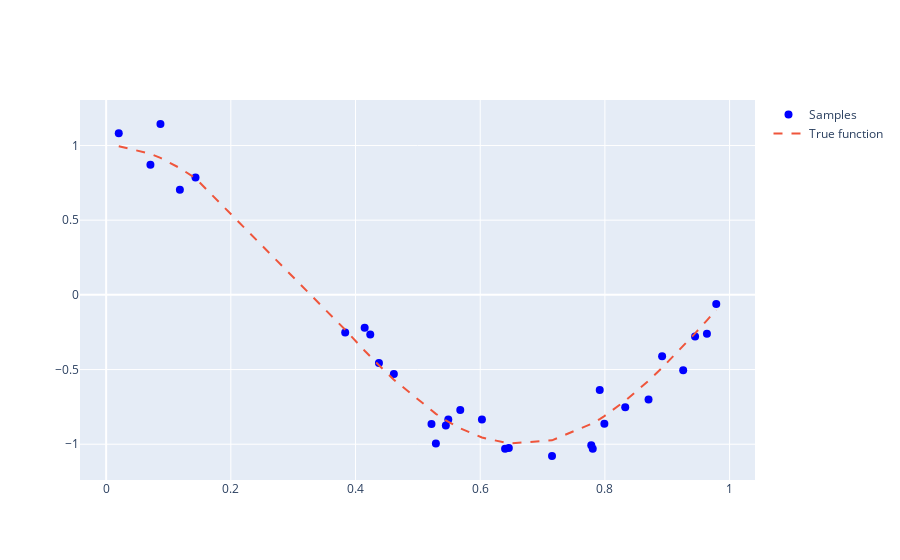

Notebook source saved alongside this figure:
### Code cell
# Generate data
np.random.seed(0)
n_samples = 30
X = np.sort(np.random.rand(n_samples))
y = true_fun(X) + np.random.randn(n_samples) * 0.1
# plot the data
fig = go.Figure()
fig.add_trace(go.Scatter(x=X, y=y, mode='markers',
              name='Samples', marker=dict(size=8, color='blue')))
fig.add_trace(go.Scatter(x=X, y=true_fun(X),
                mode='lines', name='True function', line=dict(dash='dash')))
fig.show()

degrees = [1,3,  4, 6, 10, 15]
# Initialize Plotly figure
fig = go.Figure()

### Figure 1 — Plotly figure (JSON) as saved in the notebook; plotly's stock layout.template omitted (floating-point values rounded to 4 significant figures)
{"data": [{"marker": {"color": "blue", "size": 8}, "mode": "markers", "name": "Samples", "type": "scatter", "x": [0.02022, 0.07104, 0.08713, 0.1183, 0.1434, 0.3834, 0.4147, 0.4237, 0.4376, 0.4615, 0.5218, 0.5289, 0.5449, 0.5488, 0.568, 0.6028, 0.6399, 0.6459, 0.7152, 0.7782, 0.7805, 0.7917, 0.7992, 0.8326, 0.87, 0.8918, 0.9256, 0.9447, 0.9637, 0.9786], "y": [1.082, 0.8703, 1.144, 0.7032, 0.7849, -0.2527, -0.2207, -0.266, -0.4563, -0.53, -0.8648, -0.9946, -0.8746, -0.8341, -0.7709, -0.8348, -1.031, -1.025, -1.079, -1.007, -1.03, -0.6362, -0.8623, -0.7533, -0.7002, -0.4104, -0.5049, -0.2791, -0.2599, -0.0619]}, {"line": {"dash": "dash"}, "mode": "lines", "name": "True function", "type": "scatter", "x": [0.02022, 0.07104, 0.08713, 0.1183, 0.1434, 0.3834, 0.4147, 0.4237, 0.4376, 0.4615, 0.5218, 0.5289, 0.5449, 0.5488, 0.568, 0.6028, 0.6399, 0.6459, 0.7152, 0.7782, 0.7805, 0.7917, 0.7992, 0.8326, 0.87, 0.8918, 0.9256, 0.9447, 0.9637, 0.9786], "y": [0.9955, 0.9445, 0.9169, 0.8487, 0.7804, -0.2339, -0.3739, -0.4129, -0.4718, -0.5678, -0.776, -0.7965, -0.8398, -0.8497, -0.8939, -0.955, -0.9921, -0.9952, -0.974, -0.8651, -0.8595, -0.8313, -0.8113, -0.7095, -0.575, -0.4882, -0.3435, -0.2578, -0.1704, -0.1006]}], "layout": {}}
